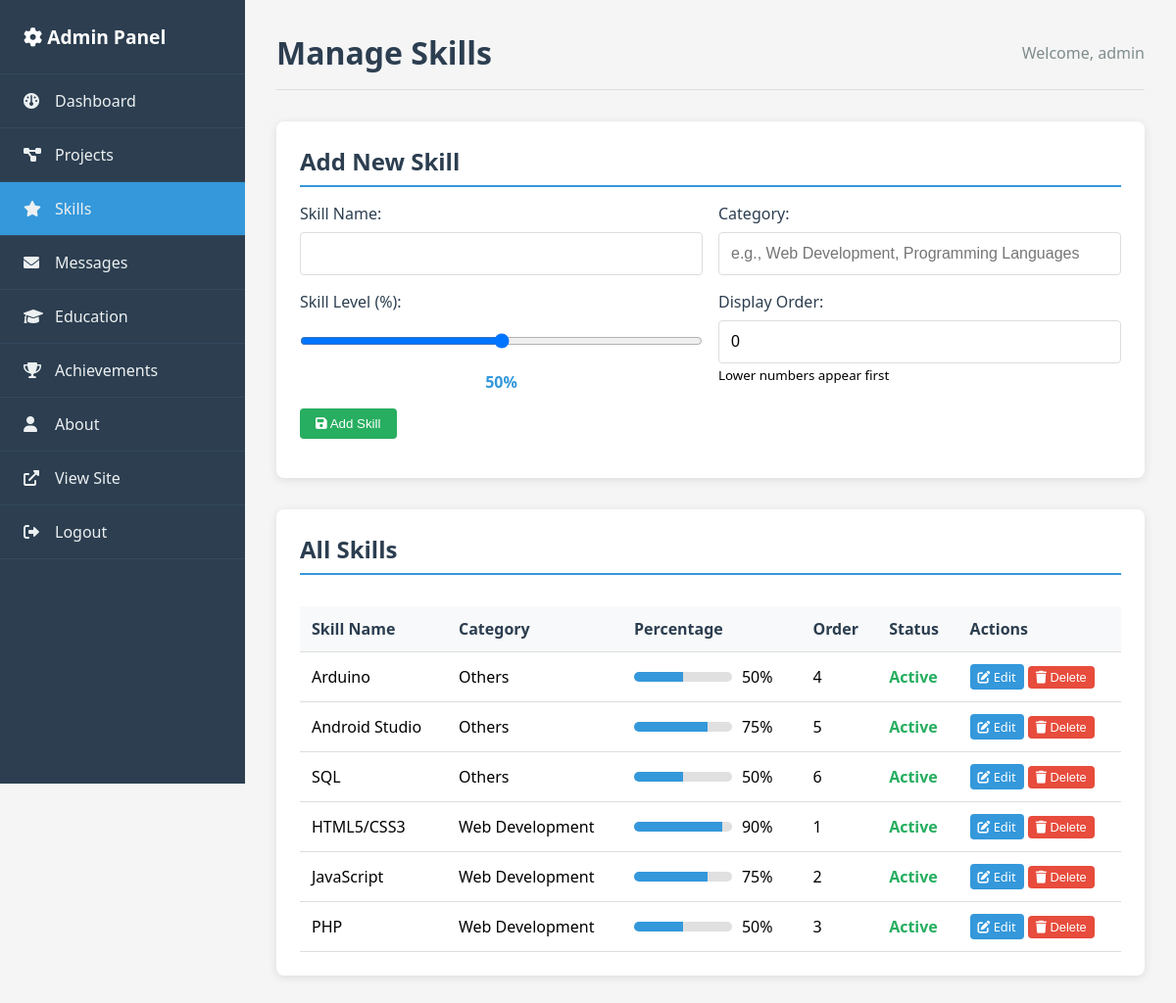
/admin/skills.php (signed in), run on the app's committed database.
### tables this page shows
CREATE TABLE skills (
    id INT AUTO_INCREMENT PRIMARY KEY,
    skill_name VARCHAR(100) NOT NULL,
    category VARCHAR(100) NOT NULL,
    percentage INT NOT NULL CHECK (percentage >= 0 AND percentage <= 100),
    status ENUM('active', 'inactive') DEFAULT 'active',
    display_order INT DEFAULT 0,
    created_at TIMESTAMP DEFAULT CURRENT_TIMESTAMP,
    updated_at TIMESTAMP DEFAULT CURRENT_TIMESTAMP ON UPDATE CURRENT_TIMESTAMP
);

### config/database.php (called while the page is built, shortened)
<?php
function executeQuery($pdo, $sql, $params = []) {
    try {
        $stmt = $pdo->prepare($sql);
        $stmt->execute($params);
        return $stmt;
    } catch(PDOException $e) {
        error_log("Database Error: " . $e->getMessage());
        return false;
    }
}
function fetchAll($pdo, $sql, $params = []) {
    $stmt = executeQuery($pdo, $sql, $params);
    return $stmt ? $stmt->fetchAll() : [];
}
?>

### admin/skills.php (the view, shortened to what this page needs)
<?php
require_once '../config/database.php';
require_once '../functions/portfolio_functions.php';
$skills = fetchAll($pdo, "SELECT * FROM skills ORDER BY category, display_order ASC");
$editSkill = null;
?>
<!DOCTYPE html>
<html lang="en">
<head>
    <link rel="stylesheet" href="https://cdnjs.cloudflare.com/ajax/libs/font-awesome/6.0.0/css/all.min.css">
    <link rel="stylesheet" href="admin_style.css">
</head>
<body>
    <div class="admin-container">
        <nav class="sidebar">
            <div class="sidebar-header">
                <h2><i class="fas fa-cog"></i> Admin Panel</h2>
            </div>
            <ul class="sidebar-menu">
                <li><a href="dashboard.php"><i class="fas fa-dashboard"></i> Dashboard</a></li>
                <li><a href="projects.php"><i class="fas fa-project-diagram"></i> Projects</a></li>
                <li><a href="skills.php" class="active"><i class="fas fa-star"></i> Skills</a></li>
                <li><a href="messages.php"><i class="fas fa-envelope"></i> Messages</a></li>
                <li><a href="education.php"><i class="fas fa-graduation-cap"></i> Education</a></li>
                <li><a href="achievements.php"><i class="fas fa-trophy"></i> Achievements</a></li>
                <li><a href="about.php"><i class="fas fa-user"></i> About</a></li>
                <li><a href="../index.php" target="_blank"><i class="fas fa-external-link-alt"></i> View Site</a></li>
                <li><a href="logout.php"><i class="fas fa-sign-out-alt"></i> Logout</a></li>
            </ul>
        </nav>
        <div class="main-content">
            <div class="header">
                <h1>Manage Skills</h1>
                <div class="user-info">
                    Welcome, <?php echo htmlspecialchars($_SESSION['admin_username']); ?>
                </div>
            </div>
            <div class="content-section">
                <h2><?php echo $editSkill ? 'Edit Skill' : 'Add New Skill'; ?></h2>
                <form method="POST">
                    <div class="form-row">
                        <div class="form-group">
                            <label for="skill_name">Skill Name:</label>
                            <input type="text" id="skill_name" name="skill_name" required
                                   value="<?php echo $editSkill ? htmlspecialchars($editSkill['skill_name']) : ''; ?>">
                        </div>
                        <div class="form-group">
                            <label for="category">Category:</label>
                            <input type="text" id="category" name="category" required
                                   placeholder="e.g., Web Development, Programming Languages"
                                   value="<?php echo $editSkill ? htmlspecialchars($editSkill['category']) : ''; ?>">
                        </div>
                    </div>
                    <div class="form-row">
                        <div class="form-group">
                            <label for="percentage">Skill Level (%):</label>
                            <input type="range" id="percentage" name="percentage" min="0" max="100"
                                   value="<?php echo $editSkill ? $editSkill['percentage'] : '50'; ?>"
                                   oninput="updatePercentageDisplay(this.value)">
                            <div class="percentage-display">
                                <span id="percentageValue"><?php echo $editSkill ? $editSkill['percentage'] : '50'; ?>%</span>
                            </div>
                        </div>
                        <div class="form-group">
                            <label for="display_order">Display Order:</label>
                            <input type="number" id="display_order" name="display_order" min="0"
                                   value="<?php echo $editSkill ? $editSkill['display_order'] : '0'; ?>">
                            <small>Lower numbers appear first</small>
                        </div>
                    </div>
                    <div class="form-group">
                        <button type="submit" class="btn btn-success">
                            <i class="fas fa-save"></i> <?php echo $editSkill ? 'Update Skill' : 'Add Skill'; ?>
                        </button>
                    </div>
                </form>
            </div>
            <div class="content-section">
                <h2>All Skills</h2>
                <?php if (empty($skills)): ?>
                    <p class="text-center">No skills found. Add your first skill above!</p>
                <?php else: ?>
                    <div class="table-container">
                        <table class="admin-table">
                            <thead>
                                <tr>
                                    <th>Skill Name</th>
                                    <th>Category</th>
                                    <th>Percentage</th>
                                    <th>Order</th>
                                    <th>Status</th>
                                    <th>Actions</th>
                                </tr>
                            </thead>
                            <tbody>
                                <?php
                                foreach ($skills as $skill):
                                ?>
                                    <tr>
                                        <td><?php echo htmlspecialchars($skill['skill_name']); ?></td>
                                        <td><?php echo htmlspecialchars($skill['category']); ?></td>
                                        <td>
                                            <div class="skill-progress">
                                                <div class="progress-bar">
                                                    <div class="progress-fill" style="width: <?php echo $skill['percentage']; ?>%"></div>
                                                </div>
                                                <span><?php echo $skill['percentage']; ?>%</span>
                                            </div>
                                        </td>
                                        <td><?php echo $skill['display_order']; ?></td>
                                        <td>
                                            <span class="status-<?php echo $skill['status']; ?>">
                                                <?php echo ucfirst($skill['status']); ?>
                                            </span>
                                        </td>
                                        <td>
                                            <a href="skills.php?edit=<?php echo $skill['id']; ?>" class="btn btn-sm">
                                                <i class="fas fa-edit"></i> Edit
                                            </a>
                                            <form method="POST" style="display: inline;"
                                                  onsubmit="return confirm('Are you sure you want to delete this skill?')">
                                                <button type="submit" class="btn btn-sm btn-danger">
                                                    <i class="fas fa-trash"></i> Delete
                                                </button>
                                            </form>
                                        </td>
                                    </tr>
                                <?php endforeach; ?>
                            </tbody>
                        </table>
                    </div>
                <?php endif; ?>
            </div>
        </div>
    </div>
</body>
</html>

### admin/admin_style.css (style rules this page uses)
* { margin: 0; padding: 0; box-sizing: border-box; }
body { font-family: 'Segoe UI', Tahoma, Geneva, Verdana, sans-serif; background: #f5f5f5; }
.admin-container { display: flex; min-height: 100vh; }
.sidebar { width: 250px; background: #2c3e50; color: white; position: fixed; height: 100vh; overflow-y: auto; }
.sidebar-header { padding: 1.5rem; border-bottom: 1px solid #34495e; }
.sidebar-header h2 { font-size: 1.2rem; }
.sidebar-menu { list-style: none; padding: 0; }
.sidebar-menu li { border-bottom: 1px solid #34495e; }
.sidebar-menu a { display: flex; align-items: center; padding: 1rem 1.5rem; color: #ecf0f1; text-decoration: none; transition: background 0.3s ease; position: relative; }
.sidebar-menu a:hover, .sidebar-menu a.active { background: #3498db; }
.sidebar-menu a i { margin-right: 0.75rem; width: 20px; }
.main-content { margin-left: 250px; padding: 2rem; width: calc(100% - 250px); }
.header { display: flex; justify-content: space-between; align-items: center; margin-bottom: 2rem; padding-bottom: 1rem; border-bottom: 1px solid #ddd; }
.header h1 { color: #2c3e50; }
.user-info { color: #7f8c8d; }
.content-section { background: white; padding: 1.5rem; border-radius: 8px; box-shadow: 0 2px 10px rgba(0,0,0,0.1); margin-bottom: 2rem; }
.content-section h2 { color: #2c3e50; margin-bottom: 1rem; padding-bottom: 0.5rem; border-bottom: 2px solid #3498db; }
.table-container { overflow-x: auto; }
.admin-table { width: 100%; border-collapse: collapse; margin-top: 1rem; }
.admin-table th, .admin-table td { padding: 0.75rem; text-align: left; border-bottom: 1px solid #ddd; }
.admin-table th { background: #f8f9fa; font-weight: 600; color: #2c3e50; }
.btn { background: #3498db; color: white; padding: 0.5rem 1rem; border: none; border-radius: 4px; text-decoration: none; cursor: pointer; display: inline-block; transition: background 0.3s ease; }
.btn-sm { padding: 0.25rem 0.5rem; font-size: 0.8rem; }
.btn-success { background: #27ae60; }
.btn-danger { background: #e74c3c; }
.form-group { margin-bottom: 1rem; }
.form-group label { display: block; margin-bottom: 0.5rem; color: #2c3e50; font-weight: 500; }
.form-group input, .form-group textarea, .form-group select { width: 100%; padding: 0.75rem; border: 1px solid #ddd; border-radius: 4px; font-size: 1rem; }
.form-row { display: grid; grid-template-columns: 1fr 1fr; gap: 1rem; }
.btn-danger { background: #e74c3c; border-color: #c0392b; }

### admin/skills.php (style rules this page uses)
.skill-progress { display: flex; align-items: center; gap: 10px; }
.progress-bar { width: 100px; height: 10px; background: #e0e0e0; border-radius: 5px; overflow: hidden; }
.progress-fill { height: 100%; background: #3498db; transition: width 0.3s ease; }
.percentage-display { text-align: center; margin-top: 5px; font-weight: bold; color: #3498db; }
input[type="range"] { width: 100%; }
.status-active { color: #27ae60; font-weight: bold; }

### data on the page
skills: skill_name "Arduino", category "Others", percentage "50", display_order "4", status "Active"
skills: skill_name "Android Studio", category "Others", percentage "75", display_order "5", status "Active"
skills: skill_name "SQL", category "Others", percentage "50", display_order "6", status "Active"
skills: skill_name "HTML5/CSS3", category "Web Development", percentage "90", display_order "1", status "Active"
skills: skill_name "JavaScript", category "Web Development", percentage "75", display_order "2", status "Active"
skills: skill_name "PHP", category "Web Development", percentage "50", display_order "3", status "Active"

### other printed values
$_SESSION['admin_username'] "admin"
